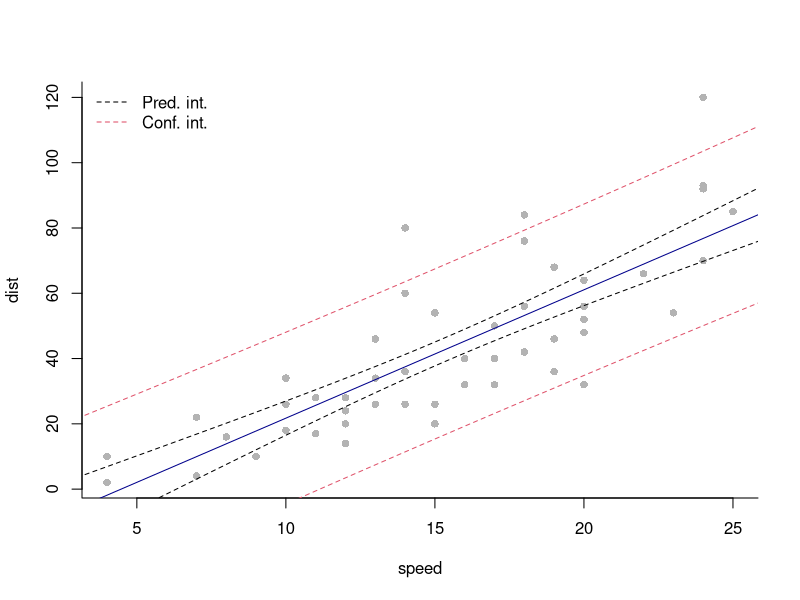
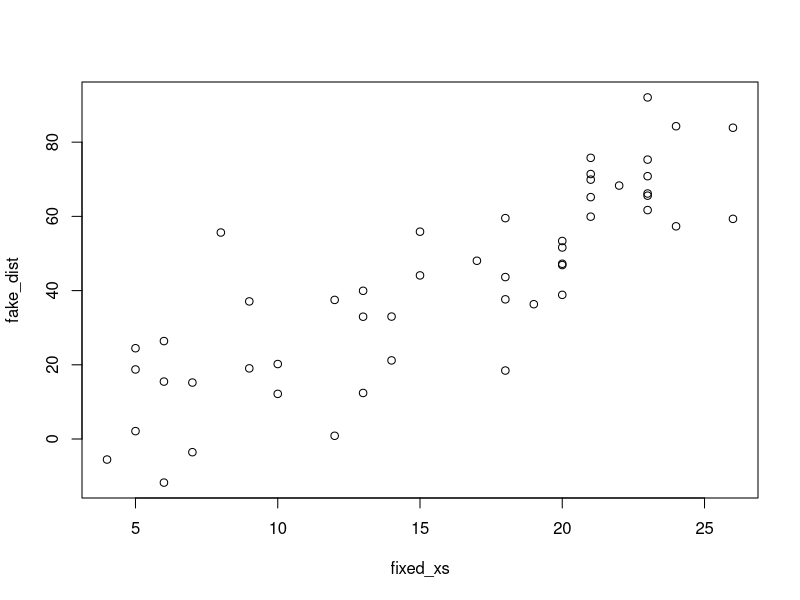
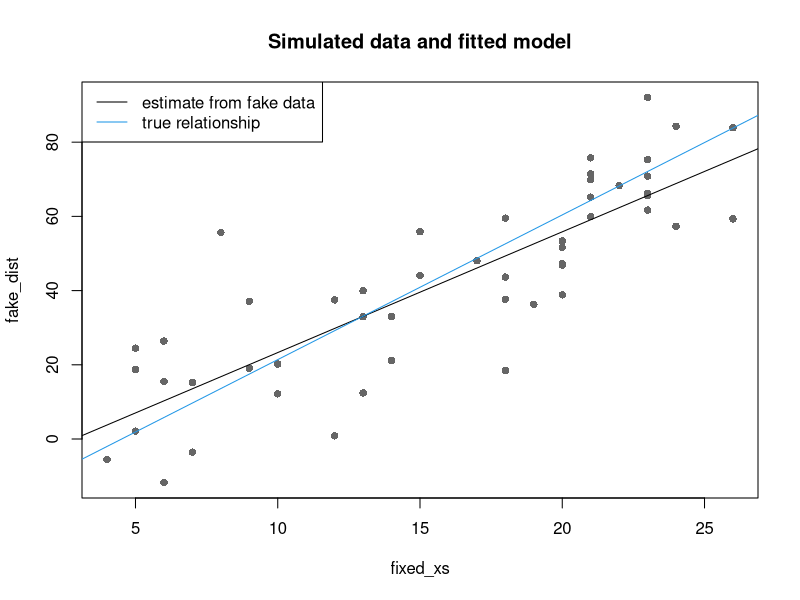
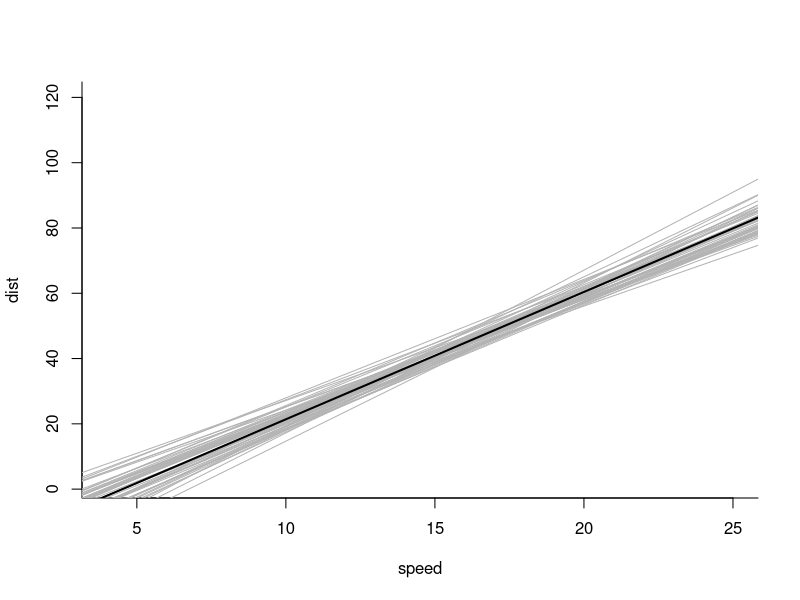
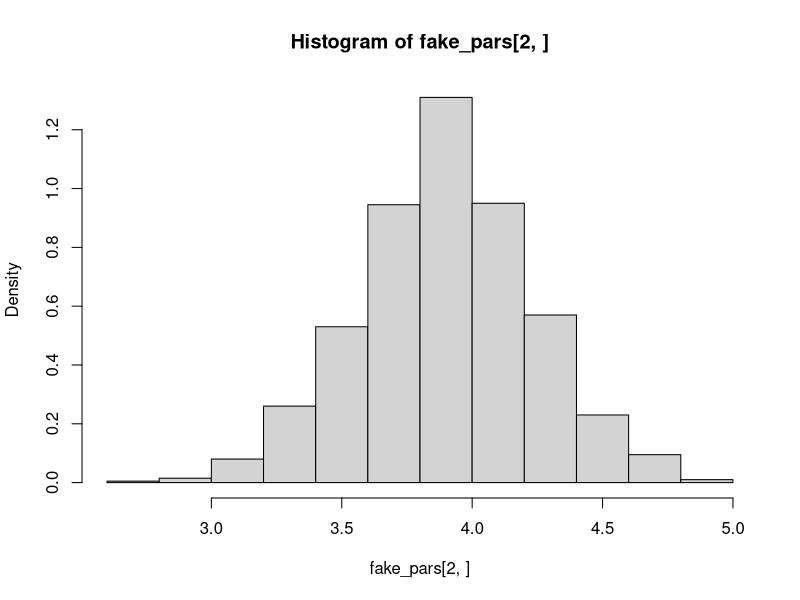
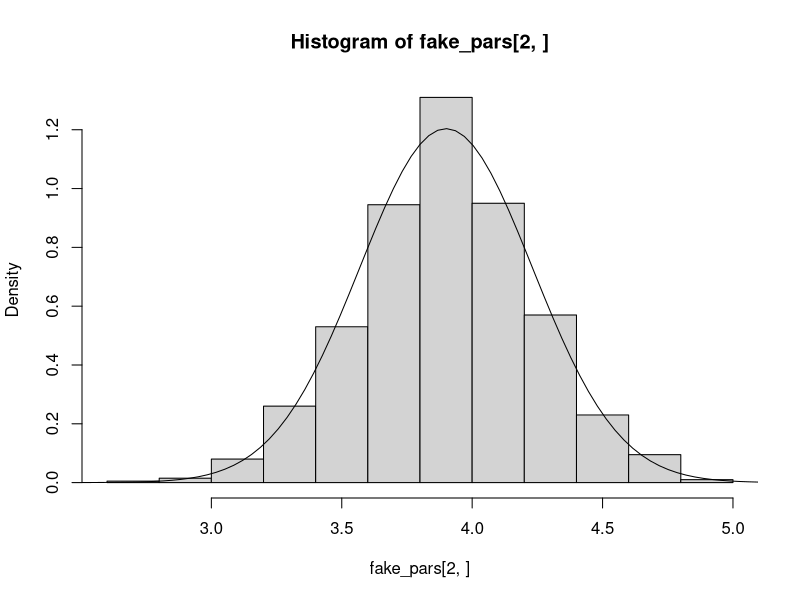
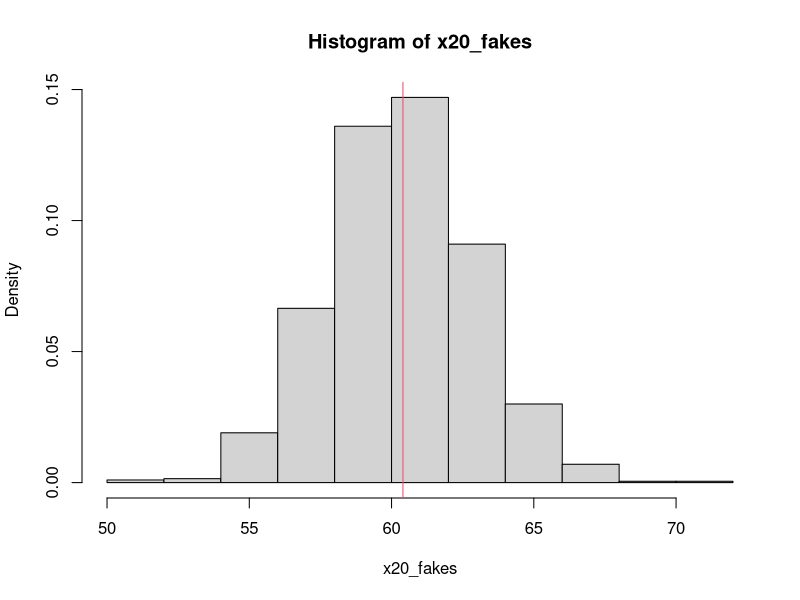
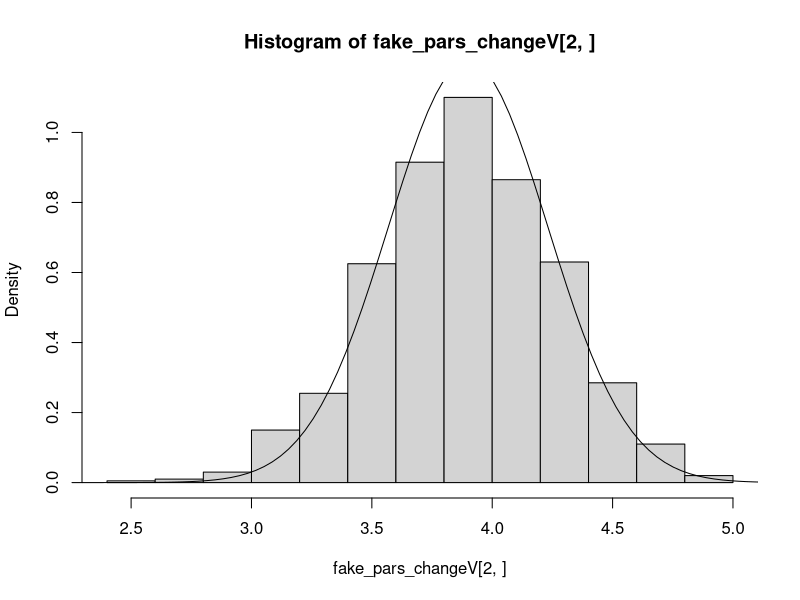

These charts were generated, in order, by the following R code:
## ---- chunk 1
knitr::opts_chunk$set(echo = TRUE)
## ---- chunk 2
getwd()
## ---- chunk 3
data(cars) 
fit <- lm(dist~speed, data = cars)
summary(fit)
## ---- chunk 4
ctab <- summary(fit)$coefficient
(ctab[1,1] - 0)/ctab[1,2]; ctab[1,3]
(ctab[2,1] - 0)/ctab[2,2]; ctab[2,3]
## ---- chunk 5
2*(1-pt(abs(ctab[1,3]), df = fit$df.residual)); ctab[1,4]
2*(1-pt(abs(ctab[2,3]), df = fit$df.residual)); ctab[2,4]
## ---- chunk 6
TS <- (ctab[2,1] - 3.5)/ctab[2,2]; TS
## ---- chunk 7
2*(1-pt(abs(TS), df = fit$df.residual))
## ---- chunk 8
alpha = 0.01
ctab[1,1] + qt(c(alpha/2,1-alpha/2), df = fit$df.residual) * ctab[1,2]
ctab[2,1] + qt(c(alpha/2,1-alpha/2), df = fit$df.residual) * ctab[2,2]
## ---- chunk 9
confint(fit, level = 1-alpha)
## ---- chunk 10
confint(fit, level = 1-alpha, parm = "speed")
## ---- chunk 11
nd <- data.frame(speed = c(4,15,22))
predict(fit, newdata = nd, interval = "prediction")
predict(fit, newdata = nd, interval = "confidence")
## ---- chunk 12
sumsq_x <- sum((cars$speed-mean(cars$speed))^2)
s_e <- summary(fit)$sigma
s_pred <- s_e * sqrt(1+1/nrow(cars)+((nd$speed-mean(cars$speed))^2)/sumsq_x)
s_conf <- s_e * sqrt(1/nrow(cars)+((nd$speed-mean(cars$speed))^2)/sumsq_x)
s_pred; s_conf # prediction is more uncertain 
# prediction interval
cbind((fit$coefficients[1] + fit$coefficients[2]*nd)+ qt(0.025, df = fit$df.residual) * s_pred,
      (fit$coefficients[1] + fit$coefficients[2]*nd)+ qt(0.975, df = fit$df.residual) * s_pred)

# confidence interval
cbind((fit$coefficients[1] + fit$coefficients[2]*nd)+ qt(0.025, df = fit$df.residual) * s_conf,
      (fit$coefficients[1] + fit$coefficients[2]*nd)+ qt(0.975, df = fit$df.residual) * s_conf)
## ---- chunk 13
nd <- data.frame(speed = seq(3,26, length.out = 150))
pint <- predict(fit, newdata = nd, interval = "prediction", level = 0.9)
cint <- predict(fit, newdata = nd, interval = "confidence", level = 0.9)
plot(cars, pch = 16, col = "grey70", bty = "l"); abline(coef(fit), col = "darkblue")
lines(nd$speed, pint[,"lwr"], lty = 2, col = 2); lines(nd$speed, pint[,"upr"], lty = 2, col = 2)
lines(nd$speed, cint[,"lwr"], lty = 2); lines(nd$speed, cint[,"upr"], lty = 2)
legend("topleft", col = c(1,2), lty = 2, legend=c("Pred. int.", "Conf. int."), bty = "n")
## ---- chunk 14
sigma_model = 15.4 # summary(fit)$sigma
true_betas <- c(-17.6, 3.9) # fit$coefficients
fixed_xs <- sort(round(runif(50, 4,26))) # cars$speed
generate_fake_data <- function(betas, sigma, x){
  y_fake <- betas[1] + betas[2] * x + rnorm(length(x), 0, sigma)
  y_fake
}
set.seed(49487)
fake_dist <- generate_fake_data(betas = true_betas, 
        sigma = sigma_model, x = fixed_xs)
plot(fixed_xs, fake_dist) 
## ---- chunk 15
get_betas <- function(x, y){
  lm(y~x)$coef
}
get_betas(x = fixed_xs, y = fake_dist)
plot(fixed_xs, fake_dist, pch=16, col="grey40") 
abline(get_betas(x = fixed_xs, y = fake_dist))
abline(true_betas, col = 4)
title(main="Simulated data and fitted model")
legend("topleft", col = c(1,4),  lty = 1,
       legend=c("estimate from fake data","true relationship"))
### the line is similar to the true one 
## ---- chunk 16
generate_get_betas <- function(betas, sigma, x){
  ytemp <- generate_fake_data(betas = betas, sigma=sigma, x=x)
  lm(ytemp~x)$coef
}
generate_get_betas(betas= true_betas, sigma= sigma_model, x = fixed_xs)
## ---- chunk 17
NSIM = 50; set.seed(45)
fake_pars <- replicate(NSIM, 
  generate_get_betas(betas= true_betas, sigma= sigma_model, x = fixed_xs))
dim(fake_pars)
plot(cars, bty="l", type="n") # no plot
for(i in 1:NSIM) abline(fake_pars[,i],col="grey70") 
abline(true_betas, lwd = 2)
## ---- chunk 18
# original parameters  
true_betas
# means of parameters of simulated data
c(mean(fake_pars[1,]),mean(fake_pars[2,]))
# true values
true_betas
# se of intercept - simulated and theory 
c(sd(fake_pars[1,]),
  sigma_model * sqrt(1/50 + (mean(fixed_xs)^2)/(sum((fixed_xs - mean(fixed_xs))^2))))
# se of slope - simulated and theory
c(sd(fake_pars[2,]), 
  sigma_model * sqrt(1/(sum((fixed_xs - mean(fixed_xs))^2))))
## ---- chunk 19
NSIM = 1000; set.seed(155)
fake_pars <- replicate(NSIM, 
  generate_get_betas(betas= true_betas, sigma= sigma_model, x = fixed_xs))
## parameter estimates - from simulation 
c(mean(fake_pars[1,]), mean(fake_pars[2,]))
## true values
true_betas
# simulation based based uncertainty 
c(sd(fake_pars[1,]), sd(fake_pars[2,]))
# theory based uncertainty 
c(sigma_model * sqrt(1/50 + (mean(fixed_xs)^2)/(sum((fixed_xs - mean(fixed_xs))^2))),
  sigma_model * sqrt(1/(sum((fixed_xs - mean(fixed_xs))^2))))
## ---- chunk 20
hist(fake_pars[2,], prob=TRUE)
## ---- chunk 21
hist(fake_pars[2,], prob=TRUE)
curve(dnorm(x,true_betas[2], 
            sigma_model * sqrt(1/(sum((fixed_xs - mean(fixed_xs))^2)))), 
       from = 2.1, to = 5.5, add=TRUE)
## ---- chunk 22
x20_fakes <- fake_pars[1,] + fake_pars[2,] * 20
## true and mean estimated value
true_betas[1]+true_betas[2]*20 ; mean(x20_fakes)
## var(hat(m(x))) from theory
(sigma_model^2/length(fixed_xs)) * (1+((20-mean(fixed_xs))^2)/var(fixed_xs))
# var of hat(m(x)) from simulated estimates 
var(x20_fakes)
hist(x20_fakes, prob=TRUE)
abline(v = true_betas[1]+true_betas[2]*20, col = 2)
## ---- chunk 23
set.seed(6464)
fake_pars_changeV <- replicate(NSIM, 
  generate_get_betas(betas= true_betas, 
                     sigma= -2.5+sigma_model+0.32*fixed_xs, x = fixed_xs))
## intercept
c(mean(fake_pars_changeV[1,]), sd(fake_pars_changeV[1,]))
## slope
c(mean(fake_pars_changeV[2,]), sd(fake_pars_changeV[2,]))
## true values
true_betas
# theory based uncertainty 
c(sigma_model * sqrt(1/50 + (mean(fixed_xs)^2)/(sum((fixed_xs - mean(fixed_xs))^2))),
  sigma_model * sqrt(1/(sum((fixed_xs - mean(fixed_xs))^2))))
## ---- chunk 24
hist(fake_pars_changeV[2,], prob=TRUE)
curve(dnorm(x,true_betas[2], 
            sigma_model * sqrt(1/(sum((fixed_xs - mean(fixed_xs))^2)))), 
       from = 2.1, to = 5.5, add=TRUE)
